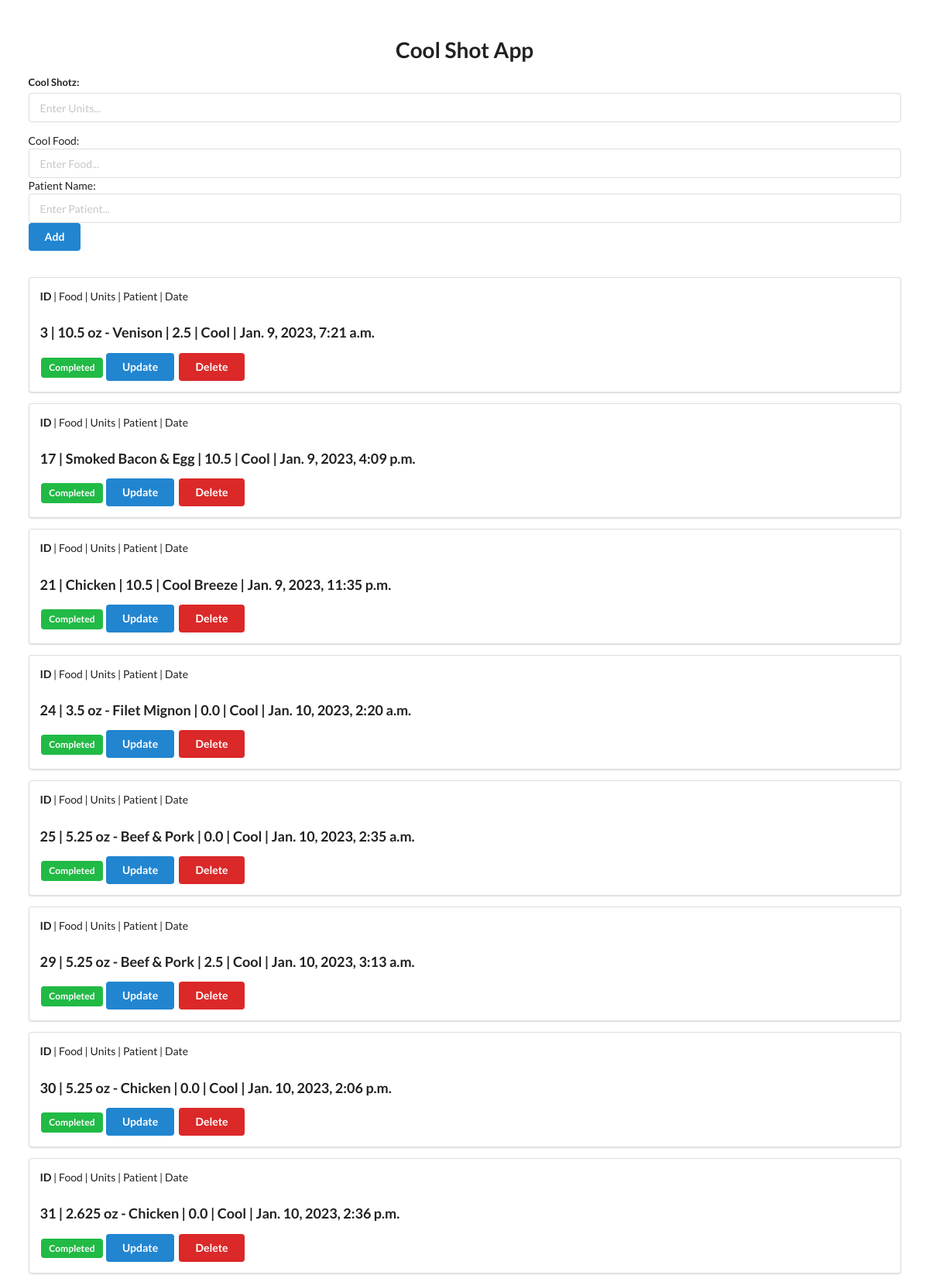
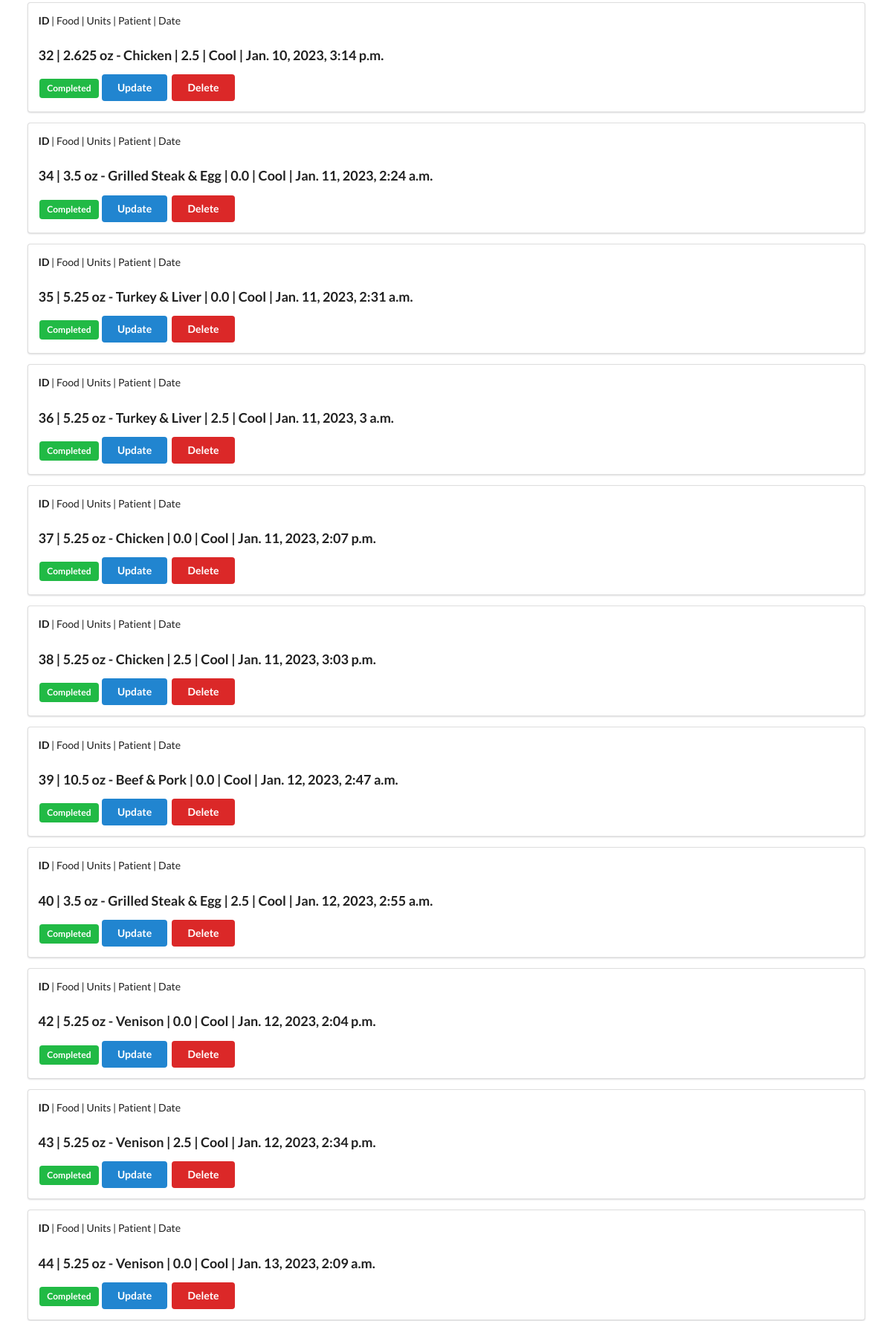
The app's page /cool/ (upper part) with its own data (2 pictures, top to bottom).
### coolshots/models.py (models this page shows, shortened)
class Coolshot(models.Model):
    units=models.FloatField()
    food=models.CharField(max_length=350)
    patient=models.CharField(max_length=200)
    complete=models.BooleanField(default=False)
    created_at = models.DateTimeField(auto_now_add=True)

### coolshots/views.py (the view)
# urls.py: path('cool/', views.index, name="index"),
def index(request):
    coolshots = Coolshot.objects.all()
    return render(request, "coolshot.html", {"coolshot_list": coolshots})

### templates/coolshot.html (shortened to what this page needs)
<!DOCTYPE html>
<html lang="en">
<head>
    <link rel="stylesheet" href="https://cdn.jsdelivr.net/npm/semantic-ui@2.4.2/dist/semantic.min.css">
</head>
<body>
    <div style="margin-top: 50px;" class="ui container">
        <h1 class="ui center aligned header">Cool Shot App</h1>
        <form class="ui form" action="add" method="post">
            <div class="field">
                <label>Cool Shotz:</label>
                <input type="text" name="units" placeholder="Enter Units..."><br>
	    </div>
	    <div>
                <label>Cool Food:</label>
                <input type="text" name="food" placeholder="Enter Food..."><br>
            </div>
	    <div>
                <label>Patient Name:</label>
                <input type="text" name="patient" placeholder="Enter Patient..."><br>
	</div>
            <button class="ui blue button" type="submit">Add</button>
        </form>
        <br>
        {% for cool in coolshot_list %}
        <div class="ui segment">
		<p> <b>ID</b> | Food | Units | Patient | Date </p>
		<p class="ui big header">{{ cool.id }} | {{ cool.food }} | {{ cool.units }} | {{ cool.patient }} | {{ cool.created_at }}</p>
            {% if cool.complete == False %}
            <span class="ui gray label">Not Complete</span>
            {% else %}
            <span class="ui green label">Completed</span>
            {% endif %}
            <a class="ui blue button" href="update/{{ cool.id }}">Update</a>
            <a class="ui red button" href="delete/{{ cool.id }}">Delete</a>
        </div>
        {% endfor %}
    </div>
</body>
</html>

### records on screen
Coolshot: id "3", food "10.5 oz - Venison", units "2.5", patient "Cool", created_at "Jan. 9, 2023, 7:21 a.m.", complete "Completed"
Coolshot: id "17", food "Smoked Bacon & Egg", units "10.5", patient "Cool", created_at "Jan. 9, 2023, 4:09 p.m.", complete "Completed"
Coolshot: id "21", food "Chicken", units "10.5", patient "Cool Breeze", created_at "Jan. 9, 2023, 11:35 p.m.", complete "Completed"
Coolshot: id "24", food "3.5 oz - Filet Mignon", units "0.0", patient "Cool", created_at "Jan. 10, 2023, 2:20 a.m.", complete "Completed"
Coolshot: id "25", food "5.25 oz - Beef & Pork", units "0.0", patient "Cool", created_at "Jan. 10, 2023, 2:35 a.m.", complete "Completed"
Coolshot: id "29", food "5.25 oz - Beef & Pork", units "2.5", patient "Cool", created_at "Jan. 10, 2023, 3:13 a.m.", complete "Completed"
Coolshot: id "30", food "5.25 oz - Chicken", units "0.0", patient "Cool", created_at "Jan. 10, 2023, 2:06 p.m.", complete "Completed"
Coolshot: id "31", food "2.625 oz - Chicken", units "0.0", patient "Cool", created_at "Jan. 10, 2023, 2:36 p.m.", complete "Completed"
Coolshot: id "32", food "2.625 oz - Chicken", units "2.5", patient "Cool", created_at "Jan. 10, 2023, 3:14 p.m.", complete "Completed"
Coolshot: id "34", food "3.5 oz - Grilled Steak & Egg", units "0.0", patient "Cool", created_at "Jan. 11, 2023, 2:24 a.m.", complete "Completed"
Coolshot: id "35", food "5.25 oz - Turkey & Liver", units "0.0", patient "Cool", created_at "Jan. 11, 2023, 2:31 a.m.", complete "Completed"
Coolshot: id "36", food "5.25 oz - Turkey & Liver", units "2.5", patient "Cool", created_at "Jan. 11, 2023, 3 a.m.", complete "Completed"
Coolshot: id "37", food "5.25 oz - Chicken", units "0.0", patient "Cool", created_at "Jan. 11, 2023, 2:07 p.m.", complete "Completed"
Coolshot: id "38", food "5.25 oz - Chicken", units "2.5", patient "Cool", created_at "Jan. 11, 2023, 3:03 p.m.", complete "Completed"
Coolshot: id "39", food "10.5 oz - Beef & Pork", units "0.0", patient "Cool", created_at "Jan. 12, 2023, 2:47 a.m.", complete "Completed"
Coolshot: id "40", food "3.5 oz - Grilled Steak & Egg", units "2.5", patient "Cool", created_at "Jan. 12, 2023, 2:55 a.m.", complete "Completed"
Coolshot: id "42", food "5.25 oz - Venison", units "0.0", patient "Cool", created_at "Jan. 12, 2023, 2:04 p.m.", complete "Completed"
Coolshot: id "43", food "5.25 oz - Venison", units "2.5", patient "Cool", created_at "Jan. 12, 2023, 2:34 p.m.", complete "Completed"
Coolshot: id "44", food "5.25 oz - Venison", units "0.0", patient "Cool", created_at "Jan. 13, 2023, 2:09 a.m.", complete "Completed"
